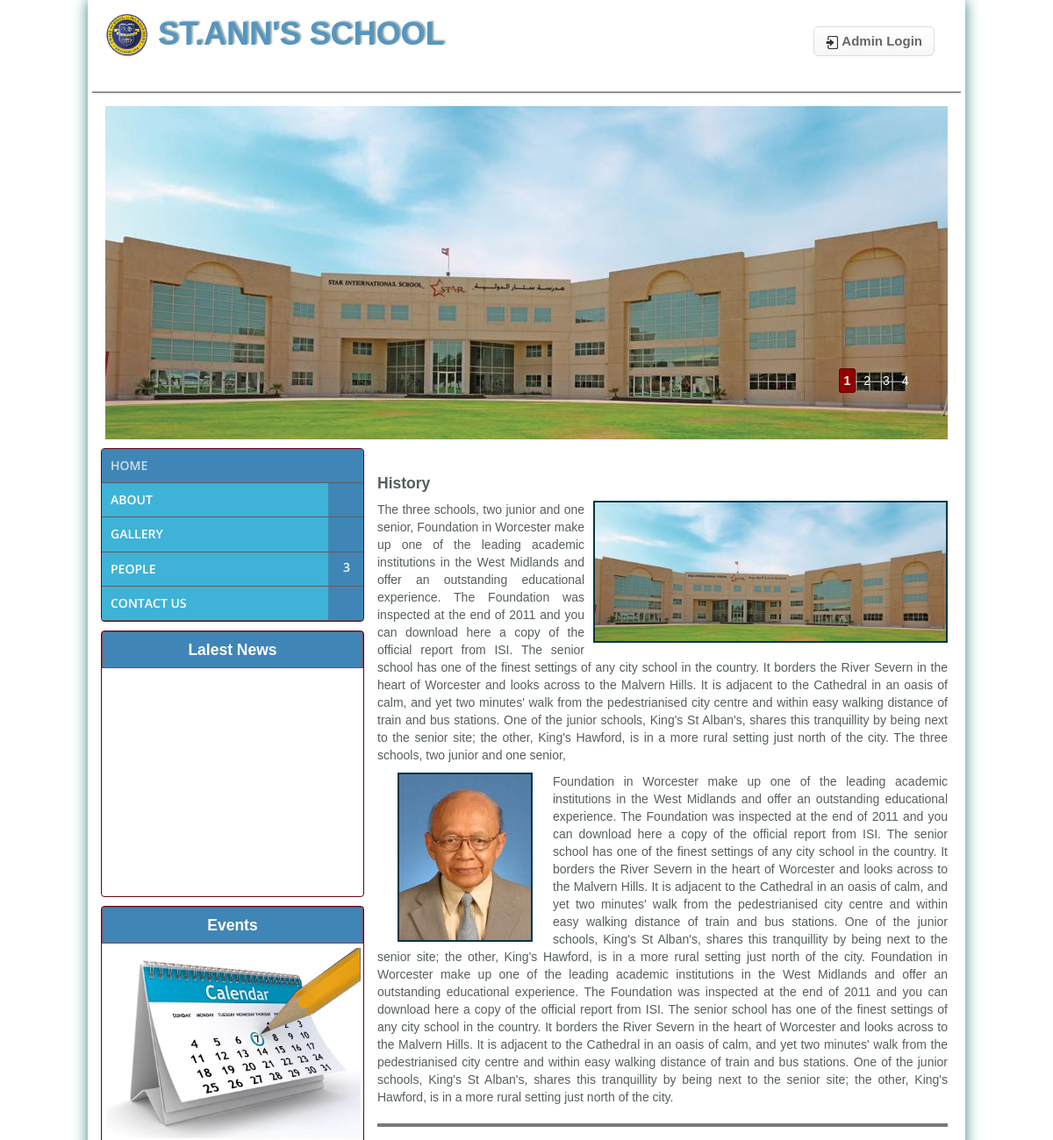
Before: / (upper part) with the older database file.
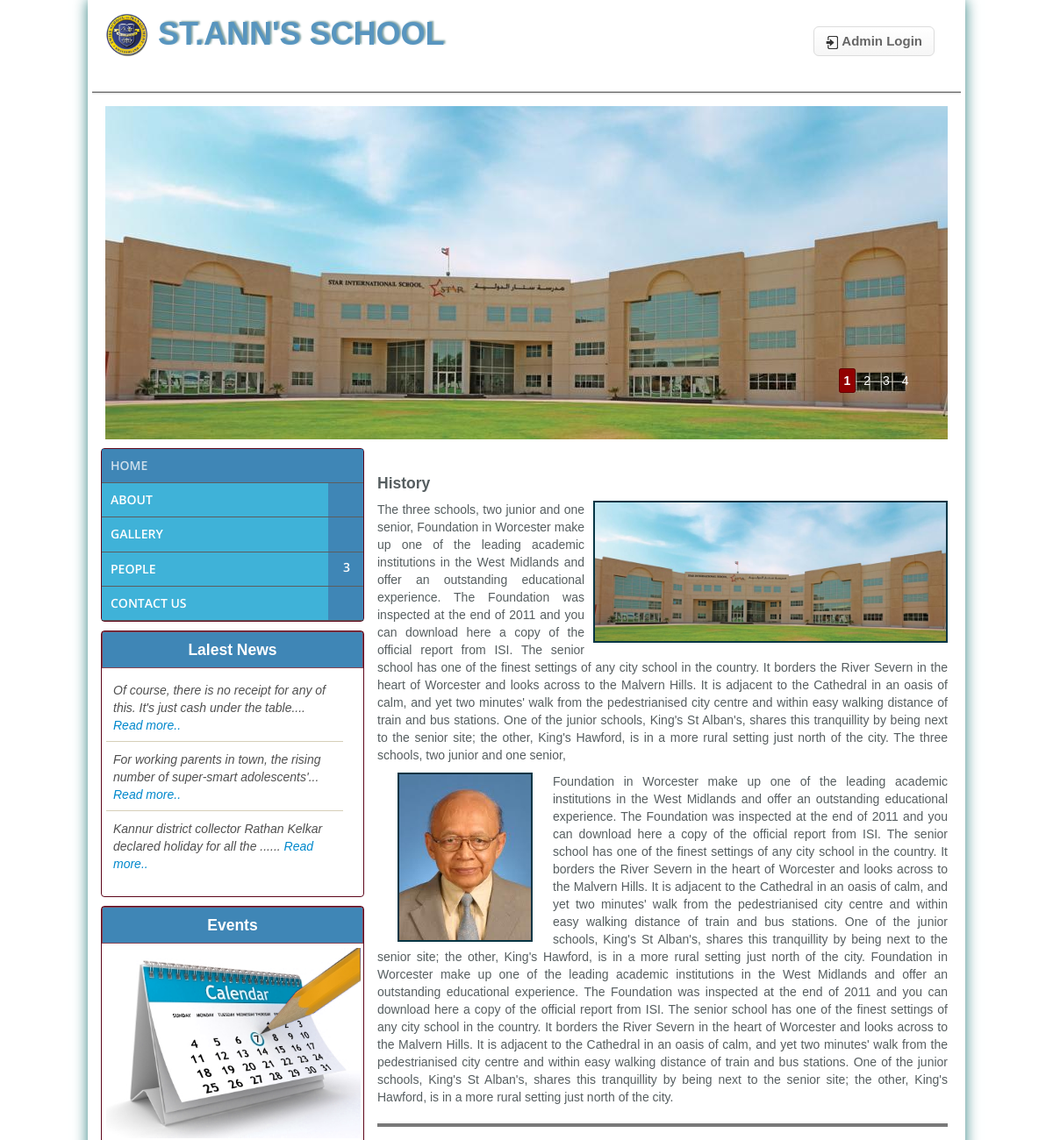
After: the same page with the newer database file.
### tables this page shows
CREATE TABLE IF NOT EXISTS `news` (
  `id` int(11) NOT NULL AUTO_INCREMENT,
  `news` text,
  PRIMARY KEY (`id`)
);

### leftpane.php (the view, shortened to what this page needs)
<?php
$actualUrl = explode('/', $_SERVER["REQUEST_URI"]);
$cnt       = count($actualUrl) - 1;
$url       = $actualUrl[$cnt];
?>
<aside class="left-box">
    <div class="news-box">
    <div id='cssmenu'>
        <ul>
            <li class='<?php if($url == ''){echo 'active';}else{echo '';}?>'><a href='<?php echo $baseUrl;?>'><span>Home</span></a></li>
            <li class=''><a href='#'><span>About</span></a></li>
            <li class='<?php if($url == 'gallery.php'){echo 'active';}else{echo '';}?>'><a href='gallery.php'><span>Gallery</span></a></li>
            <li class='has-sub'><a href='#'><span>People</span></a>
            </li>
            <li class='<?php if($url == 'contact-us.php'){echo 'active';}else{echo '';}?>'><a href='contact-us.php'><span>Contact Us</span></a></li>
        </ul>
    </div>
    </div>
    <?php
        $sql_news = "SELECT * FROM news";
        $result = mysql_query($sql_news) or die ('Error reading database: ' . mysql_error());
    ?>
    <div class="news-box">
        <h4>Lalest News</h4>
        <article class="news-body">
            <div class="ticker">
                <ul id="ticker">
                    <?php
                        if($result) {
                        while ($row = mysql_fetch_array($result)):
                    ?>
                            <li><?php echo $row['news'];?>  <a href="#">Read more..</a></li>
                    <?php endwhile;} ?>
                </ul>
            </div>
    </div>
    <div class="news-box">
        <h4>Events</h4>
        <article class="news-body"> <a href="#"> <img src="public/img/layout/calendar.png" /> </a> </article>
    </div>
</aside>

### header.php (shortened to what this page needs)
<?php
$connect = new Connection();
$baseUrl = $connect->baseurl;
?>
<!DOCTYPE html PUBLIC "-//W3C//DTD XHTML 1.0 Transitional//EN" "http://www.w3.org/TR/xhtml1/DTD/xhtml1-transitional.dtd">
<html class="no-js" lang="en">
<html xmlns="http://www.w3.org/1999/xhtml">
<?php $resourcePath = 'public/'?>
<head>
    <link rel="stylesheet" href="<?php echo $resourcePath ?>/css/bootstrap.css" />
    <link rel="stylesheet" href="<?php echo $resourcePath ?>/css/bootstrap.min.css" />
    <link rel="stylesheet" href="<?php echo $resourcePath ?>/css/style1.css" />
    <link rel="stylesheet" href="<?php echo $resourcePath ?>/css/uploadify.css">
    <link rel="stylesheet" type="text/css" href="<?php echo $resourcePath ?>/css/style.css" />
    <link rel="stylesheet" type="text/css" href="<?php echo $resourcePath ?>/css/styles-menu.css" />
</head>

### index.php (shortened to what this page needs)
<?php include_once('header.php'); ?>
<body id="page">
<div class="container">
    <header class="header"><a class="logo-head" href="#"> <img src="<?php echo $resourcePath ?>/img/layout/logo.png"
                                                               class="logo"/>
            <h2 class="fl">ST.ANN'S SCHOOL</h2> <br/>
        </a>
        <div class="content-login">
            <p style="float:right;"><a href="#sign-up" data-toggle="modal" role="button" class="myButton"><img
                        src="<?php echo $resourcePath ?>/img/layout/login.png" width="15" height="15" /> Admin Login</a></p>
        </div>
    </header>
    <div class="flash-news">
    </div>
    <div align="center">
        <div class="container_slider">
            <div class="folio_block">
                <div class="main_view">
                    <div class="window">
                        <div class="image_reel"><a href="#"><img
                                    src="public/img/layout/image1.jpg"
                                    alt=""/></a>
                                    </div>
                    </div>
                    <div style="display: block;" class="paging"><a class="" href="#" rel="1">1</a> <a class="" href="#"
                                                                                                      rel="2">2</a> <a
                            class="" href="#"
                            rel="3">3</a> <a class="" href="#" rel="4">4</a></div>
                </div>
            </div>
        </div>
    </div>
    <div class="wrapper">
        <?php include_once('leftpane.php'); ?>
        <section class="content-pg clearfix">
            <div class="tab-content">
                <div class="tab-pane active" id="hometab">
                    <?php include_once('ourvission.php'); ?>
                </div>
            </div>
        </section>
    </div>
    <?php include_once('footer.php'); ?>

### ourvission.php (shortened to what this page needs)
<div class="hm-content">
	<h4>History</h4>
      <img src="<?php echo $resourcePath; ?>img/layout/image1.jpg" class="pcr-lrg" />
            <p align="justify"> The three schools, two junior and one senior,
                Foundation in Worcester make up one of the leading academic institutions in the West Midlands and offer an outstanding educational experience.
                The Foundation was inspected at the end of 2011 and you can download here a copy of the official report from ISI.
                The senior school has one of the finest settings of any city school in the country.
                It borders the River Severn in the heart of Worcester and looks across to the Malvern Hills.
                It is adjacent to the Cathedral in an oasis of calm, and yet two minutes'
                walk from the pedestrianised city centre and within easy walking distance of train and bus stations.
                One of the junior schools, King's St Alban's, shares this tranquillity by being next to the senior site;
                the other, King's Hawford, is in a more rural setting just north of the city.
                The three schools, two junior and one senior,
			</p>
			<div class="mang-thump">
			<img src="<?php echo $resourcePath; ?>img/layout/man.jpg"/>
			</div>
			<p align="justify">
                Foundation in Worcester make up one of the leading academic institutions in the West Midlands and offer an outstanding educational experience.
                The Foundation was inspected at the end of 2011 and you can download here a copy of the official report from ISI.
                The senior school has one of the finest settings of any city school in the country.
                It borders the River Severn in the heart of Worcester and looks across to the Malvern Hills.
                It is adjacent to the Cathedral in an oasis of calm, and yet two minutes'
                walk from the pedestrianised city centre and within easy walking distance of train and bus stations.
                One of the junior schools, King's St Alban's, shares this tranquillity by being next to the senior site;
                the other, King's Hawford, is in a more rural setting just north of the city.
				Foundation in Worcester make up one of the leading academic institutions in the West Midlands and offer an outstanding educational experience.
                The Foundation was inspected at the end of 2011 and you can download here a copy of the official report from ISI.
                The senior school has one of the finest settings of any city school in the country.
                It borders the River Severn in the heart of Worcester and looks across to the Malvern Hills.
                It is adjacent to the Cathedral in an oasis of calm, and yet two minutes'
                walk from the pedestrianised city centre and within easy walking distance of train and bus stations.
                One of the junior schools, King's St Alban's, shares this tranquillity by being next to the senior site;
                the other, King's Hawford, is in a more rural setting just north of the city.
			</p>
</div>

### footer.php (shortened to what this page needs)
</body>
</html>

### public/css/style.css (style rules this page uses)
* { padding:0; margin:0; }
body { font-size:14px; font-family:Verdana, Arial, Helvetica, sans-serif; }
img { border:none; }
a { text-decoration:none; }
.fl { float:left!important;; }
.container { width:1000px; margin:auto; }
.header { height: auto; padding: 15px 20px; }
.logo-head { float:left; }
.header a h2 { font-size: 36px; line-height: 28px; text-shadow: 2px -1px 2px #447676; color:#005E9E; opacity:0.65; }
.logo { height:50px; float:left; margin-right:10px; }
.left-box { width:300px; float:left; margin:0 15px; }
.content-pg { background:#fff; color:#000; margin: 0 auto; padding:20px; min-height: 400px; }
.news-box { max-height:400px; border:1px solid #5E071B; border-radius:4px; -wekit-border-radius:4px; margin:10px auto; color:#005E9E; }
.news-box h4 { color:#fff; background:#005E9E; border: 1px solid #5E071B; margin:0; text-align:center; padding:10px; opacity:0.75; }
.news-body { width:290px; height:250px; overflow:hidden; padding:5px; }
.container { box-shadow:0 0 15px #348383; -webkit-box-shadow:0 0 15px #348383; margin: 0 auto; width: 1000px; z-index: 100; background:#fff; }
.flash-news { color: #fff; font-size: 14px; height:2px; border-left:none; border-right:none; margin-bottom:15px; margin-right:5px; margin-left:5px; margin-top:15px; opacity:0.65; background:#313131; box-shadow: 0 1px rgba(255, 255, 255, 0.4) inset, 0 2px rgba(0, 0, 0, 0.05); }
.pcr-lrg { width:400px; height:auto; float:right; margin:0 0 10px 10px; border:2px solid #063544; }
.content-login { float: right; margin: 15px 15px 0; }
.hm-content { border-bottom: 4px solid #797979; color: #565E60; margin-bottom: 15px; padding: 10px 0; }
.mang-thump { width:200px; float:left; text-align :center; }
.mang-thump img { border:2px solid #063544; width:150px; height:auto; }
* { outline: none; }
img { border: 0; }
.container_slider { width: 960px; height: 380px; padding: 0; margin: 0 auto; }
.folio_block { position: absolute; }
.main_view { float: none; position: relative; }
.window { height:380px; width: 960px; overflow: hidden; position: relative; }
.image_reel { position: absolute; top: 0; left: 0; }
.image_reel img { float: left; }
.paging { position: absolute; bottom: 40px; right: -7px; width: 178px; height:47px; z-index: 100; text-align: center; line-height: 40px; background: url(..\public\img\layout\paging_bg2.png) no-repeat; display: none; }
.paging a { padding: 5px; text-decoration: none; color: #fff; }
.paging a.active { font-weight: bold; background: #920000; border: 1px solid #610000; -moz-border-radius: 3px; -khtml-border-radius: 3px; -webkit-border-radius: 3px; }
.ticker { width: 270px; height: 230px; overflow: hidden; text-align: left; }
.ticker ul { list-style: none; padding: 2px 0px 2px 0px; margin: 0; font-style: italic; color:#505050 ; }
.ticker ul li { list-style: none; height:60px; padding:8px; margin-bottom:2px; border-bottom: 1px solid #D6CFB8; }
.myButton { -moz-box-shadow:inset 0px 1px 0px 0px #ffffff; -webkit-box-shadow:inset 0px 1px 0px 0px #ffffff; box-shadow:inset 0px 1px 0px 0px #ffffff; background:-webkit-gradient(linear, left top, left bottom, color-stop(0.05, #ffffff), color-stop(1, #f6f6f6)); background:-moz-linear-gradient(top, #ffffff 5%, #f6f6f6 100%); background:-webkit-linear-gradient(top, #ffffff 5%, #f6f6f6 100%); background:-o-linear-gradient(top, #ffffff 5%, #f6f6f6 100%); background:-ms-linear-gradient(top, #ffffff 5%, #f6f6f6 100%); background:linear-gradient(to bottom, #ffffff 5%, #f6f6f6 100%); filter:progid:DXImageTransform.Microsoft.gradient(startColorstr='#ffffff', endColorstr='#f6f6f6',GradientType=0); background-color:#ffffff; -moz-border-radius:6px; -webkit-border-radius:6px; border-radius:6px; border:1px solid #dcdcdc; display:inline-block; color:#666666; font-family:arial; font-size:15px; font-weight:bold; padding:6px 13px; text-decoration:none; text-shadow:0px 1px 0px #ffffff; }

Changed rows visible on the page:
added news: news "Of course, there is no receipt for any of this. It's just cash under the table...."
added news: news "For working parents in town, the rising number of super-smart adolescents'..."
added news: news "Kannur district collector Rathan Kelkar declared holiday for all the ......"
